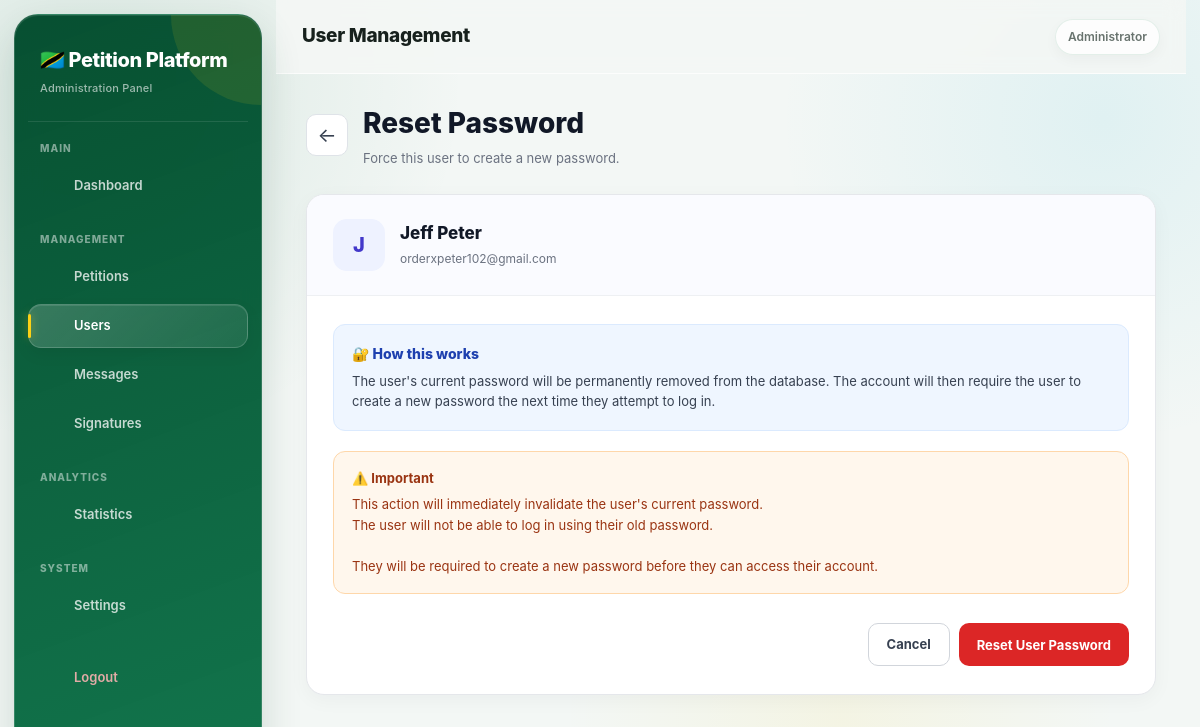
The app's page /admin/admin_user_view.php?id=2 (signed in) with its own data.
### tables this page shows
CREATE TABLE `users` (
  `id` int(10) unsigned NOT NULL AUTO_INCREMENT,
  `fullname` varchar(100) NOT NULL,
  `email` varchar(150) NOT NULL,
  `google_id` varchar(255) DEFAULT NULL,
  `phone` varchar(30) DEFAULT NULL,
  `country` varchar(100) NOT NULL,
  `password` varchar(255) DEFAULT NULL,
  `password_reset_required` tinyint(1) NOT NULL DEFAULT 0,
  `created_at` timestamp NOT NULL DEFAULT current_timestamp(),
  PRIMARY KEY (`id`),
  UNIQUE KEY `email` (`email`),
  UNIQUE KEY `google_id` (`google_id`)
);

### includes/functions.php (called while the page is built, shortened)
<?php
function e($value)
{
    return htmlspecialchars($value ?? '', ENT_QUOTES, 'UTF-8');
}

### admin/admin_user_view.php (the view, shortened to what this page needs)
<?php
require_once "../includes/db.php";
require_once "../includes/functions.php";
$user_id = isset($_GET['id'])
    ? (int) $_GET['id']
    : 0;
$stmt = $conn->prepare("
    SELECT
        id,
        fullname,
        email,
        password_reset_required
    FROM users
    WHERE id = ?
    LIMIT 1
");
$stmt->bind_param(
    "i",
    $user_id
);
$stmt->execute();
$result = $stmt->get_result();
$user = $result->fetch_assoc();
?>
<!DOCTYPE html>
<html lang="en">
<head>
    <link
        rel="stylesheet"
        href="css/admin.css"
    >
</head>
<body>
<div class="admin-layout">
    <aside class="admin-sidebar">
        <div class="admin-brand">
            🇹🇿 Petition Platform
            <span>
                Administration Panel
            </span>
        </div>
        <div class="admin-menu-title">
            Main
        </div>
        <a href="admin_dashboard.php">
            <span>
                Dashboard
            </span>
        </a>
        <div class="admin-menu-title">
            Management
        </div>
        <a href="admin_petitions.php">
            <span>
                Petitions
            </span>
        </a>
        <a
            href="admin_users.php"
            class="active"
        >
            <span>
                Users
            </span>
        </a>
        <a href="admin_messages.php">
            <span>
                Messages
            </span>
        </a>
        <a href="admin_signatures.php">
            <span>
                Signatures
            </span>
        </a>
        <div class="admin-menu-title">
            Analytics
        </div>
        <a href="admin_statistics.php">
            <span>
                Statistics
            </span>
        </a>
        <div class="admin-menu-title">
            System
        </div>
        <a href="admin_settings.php">
            <span>
                Settings
            </span>
        </a>
        <a
            href="admin_logout.php"
            class="admin-logout"
        >
            <span>
                Logout
            </span>
        </a>
    </aside>
    <main class="admin-main">
        <header class="admin-topbar">
            <h2>
                User Management
            </h2>
            <div class="admin-user">
                Administrator
            </div>
        </header>
        <div class="admin-content">
            <div class="user-reset-page">
                <div class="user-reset-header">
                    <a
                        href="admin_user_view.php?id=<?= (int) $user['id'] ?>"
                        class="user-reset-back"
                        title="Back to User"
                    >
                        ←
                    </a>
                    <div>
                        <h1>
                            Reset Password
                        </h1>
                        <p>
                            Force this user to create a new password.
                        </p>
                    </div>
                </div>
                <div class="reset-card">
                    <div class="reset-user">
                        <div class="reset-avatar">
                            <?= e(
                                strtoupper(
                                    substr(
                                        trim(
                                            $user['fullname'] ?? ''
                                        ) ?: 'U',
                                        0,
                                        1
                                    )
                                )
                            ) ?>
                        </div>
                        <div>
                            <h2 class="reset-user-name">
                                <?= e(
                                    trim(
                                        $user['fullname'] ?? ''
                                    ) ?: 'Unnamed User'
                                ) ?>
                            </h2>
                            <div class="reset-user-email">
                                <?= e(
                                    $user['email']
                                ) ?>
                            </div>
                        </div>
                    </div>
                    <div class="reset-content">
                        <div class="reset-info">
                            <div class="reset-info-title">
                                🔐 How this works
                            </div>
                            <div class="reset-info-text">
                                The user's current password will be
                                permanently removed from the database.
                                The account will then require the user
                                to create a new password the next time
                                they attempt to log in.
                            </div>
                        </div>
                        <div class="reset-warning">
                            <strong>
                                ⚠️ Important
                            </strong>
                            This action will immediately invalidate the
                            user's current password.
                            <br>
                            The user will not be able to log in using
                            their old password.
                            <br><br>
                            They will be required to create a new password
                            before they can access their account.
                        </div>
                        <form
                            method="POST"
                            action="admin_user_reset.php?id=<?= (int) $user['id'] ?>"
                        >
                            <div class="reset-actions">
                                <a
                                    href="admin_user_view.php?id=<?= (int) $user['id'] ?>"
                                    class="reset-cancel"
                                >
                                    Cancel
                                </a>
                                <button
                                    type="submit"
                                    class="reset-button"
                                    onclick="return confirm('Are you sure you want to reset this user\'s password?');"
                                >
                                    Reset User Password
                                </button>
                            </div>
                        </form>
                    </div>
                </div>
            </div>
        </div>
    </main>
</div>
</body>
</html>

### admin/css/admin.css (style rules this page uses)
* { box-sizing: border-box; }
html, body { margin: 0; padding: 0; min-height: 100%; }
html { scroll-behavior: smooth; }
body { font-family: Inter, -apple-system, BlinkMacSystemFont, "Segoe UI", Arial, Helvetica, sans-serif; background: radial-gradient( circle at 8% 10%, rgba(0, 107, 63, 0.10), transparent 28% ), radial-gradient( circle at 92% 15%, rgba(30, 180, 212, 0.09), transparent 25% ), radial-gradient( circle at 70% 90%, rgba(252, 209, 22, 0.08), transparent 25% ), #f3f7f5; color: #17211d; font-size: 14px; line-height: 1.5; -webkit-font-smoothing: antialiased; text-rendering: optimizeLegibility; }
a { color: inherit; }
button, input, select, textarea { font-family: inherit; }
button { border: 0; }
.admin-layout { min-height: 100vh; }
.admin-sidebar { position: fixed; top: 14px; left: 14px; width: 248px; height: calc(100vh - 28px); padding: 20px 13px; overflow-y: auto; z-index: 1000; color: #ffffff; background: linear-gradient( 160deg, rgba(0, 74, 43, 0.97), rgba(0, 107, 63, 0.93) ); border: 1px solid rgba(255, 255, 255, 0.16); border-radius: 24px; box-shadow: 0 18px 40px rgba(0, 63, 38, 0.16), inset 0 1px 0 rgba(255, 255, 255, 0.10); backdrop-filter: blur(12px); -webkit-backdrop-filter: blur(12px); scrollbar-width: thin; scrollbar-color: rgba(255, 255, 255, 0.20) transparent; }
.admin-sidebar::before { content: ""; position: absolute; width: 180px; height: 180px; right: -90px; top: -90px; border-radius: 50%; background: rgba(252, 209, 22, 0.10); pointer-events: none; }
.admin-brand { position: relative; padding: 10px 12px 24px; font-size: 20px; font-weight: 800; letter-spacing: -0.4px; border-bottom: 1px solid rgba(255, 255, 255, 0.10); }
.admin-brand span { display: block; margin-top: 5px; color: rgba(255, 255, 255, 0.60); font-size: 11px; font-weight: 500; letter-spacing: 0.2px; }
.admin-menu-title { padding: 19px 12px 8px; color: rgba(255, 255, 255, 0.48); font-size: 10px; font-weight: 800; text-transform: uppercase; letter-spacing: 1px; }
.admin-sidebar a { position: relative; display: flex; align-items: center; gap: 11px; min-height: 44px; padding: 10px 12px; margin-bottom: 5px; border: 1px solid transparent; border-radius: 13px; color: rgba(255, 255, 255, 0.76); text-decoration: none; font-size: 13px; font-weight: 600; transition: background 0.18s ease, color 0.18s ease, transform 0.18s ease, border-color 0.18s ease; }
.admin-sidebar a.active { background: linear-gradient( 135deg, rgba(255, 255, 255, 0.18), rgba(255, 255, 255, 0.08) ); border-color: rgba(255, 255, 255, 0.16); color: #ffffff; box-shadow: 0 6px 16px rgba(0, 0, 0, 0.07), inset 0 1px 0 rgba(255, 255, 255, 0.10); }
.admin-sidebar a.active::before { content: ""; position: absolute; left: -1px; top: 9px; bottom: 9px; width: 3px; border-radius: 999px; background: #fcd116; box-shadow: 0 0 8px rgba(252, 209, 22, 0.45); }
.admin-sidebar .admin-logout { margin-top: 28px; color: rgba(255, 180, 180, 0.88); }
.admin-main { min-height: 100vh; margin-left: 276px; padding-right: 14px; }
.admin-topbar { position: sticky; top: 0; z-index: 900; min-height: 74px; padding: 0 26px; display: flex; align-items: center; justify-content: space-between; gap: 20px; background: rgba(243, 247, 245, 0.92); border-bottom: 1px solid rgba(255, 255, 255, 0.72); backdrop-filter: blur(10px); -webkit-backdrop-filter: blur(10px); }
.admin-topbar h1, .admin-topbar h2 { margin: 0; color: #17211d; font-size: 19px; font-weight: 800; letter-spacing: -0.3px; }
.admin-user { display: inline-flex; align-items: center; gap: 8px; padding: 8px 12px; border: 1px solid rgba(0, 107, 63, 0.10); border-radius: 999px; background: rgba(255, 255, 255, 0.82); color: #68736e; font-size: 12px; font-weight: 600; box-shadow: 0 5px 14px rgba(0, 0, 0, 0.035); }
.admin-content { padding: 28px; }
* { scrollbar-width: thin; scrollbar-color: rgba(0, 107, 63, 0.25) transparent; }

### records on screen
users: fullname "J", fullname "Jeff Peter", email "orderxpeter102@gmail.com"
